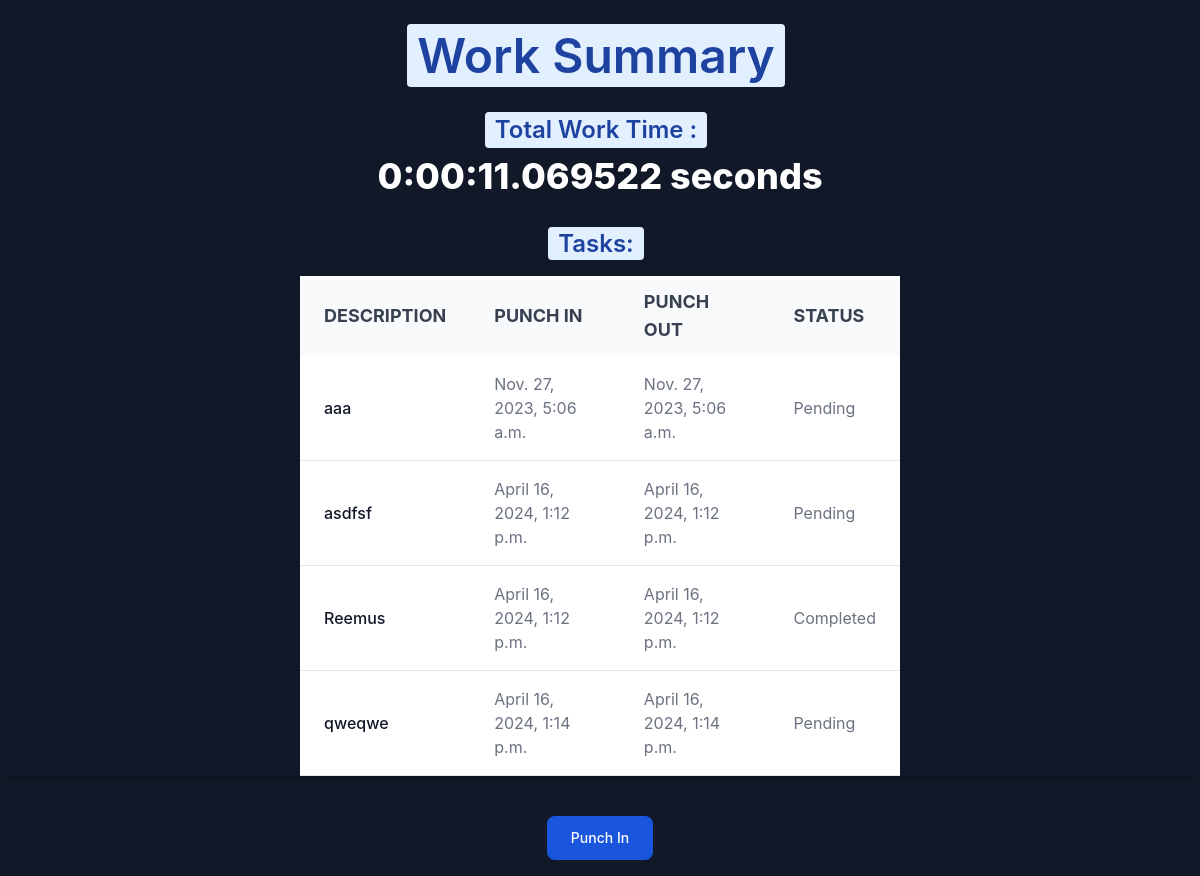
The page /tasks/work-summary/ on the database its author committed.
### tasks/models.py (models this page shows)
class Task(models.Model):
    STATUS_CHOICES = [
        ('Pending', 'Pending'),
        ('Completed', 'Completed'),
    ]
    description = models.CharField(max_length=255)
    punch_in_time = models.DateTimeField()
    punch_out_time = models.DateTimeField(null=True, blank=True)
    status = models.CharField(max_length=20, choices=STATUS_CHOICES, default='Pending')

### tasks/views.py (the view)
# urls.py: path('work-summary/', work_summary, name='work_summary'),
def work_summary(request):
    tasks_completed = Task.objects.filter(punch_out_time__isnull=False)
    tasks_pending = Task.objects.filter(punch_out_time__isnull=True)
    total_seconds = sum([(task.punch_out_time - task.punch_in_time).total_seconds() for task in tasks_completed], 0)
    total_work_time = str(timedelta(seconds=total_seconds))
    context = {
        'tasks_completed': tasks_completed,
        'tasks_pending': tasks_pending,
        'total_work_time': total_work_time,
    }
    return render(request, 'work_summary.html', context)

### tasks/templates/work_summary.html (shortened to what this page needs)
<!DOCTYPE html>
<html lang="en">
<head>
    <link href="https://cdnjs.cloudflare.com/ajax/libs/flowbite/2.2.0/flowbite.min.css" rel="stylesheet"/>
</head>
<body class="bg-gray-900 text-white">
    <div class="flex justify-center mt-8">
    <h1><span class="bg-blue-100 text-blue-800 text-5xl font-semibold me-2 px-2.5 py-0.5 rounded">Work Summary</span></h1></div>
    <div class="flex justify-center mt-8">
        <h1 class="bg-blue-100 text-blue-800 text-2xl font-semibold me-2 px-2.5 py-0.5 rounded">Total Work Time : </h1>
    </div>
    <div>
        <span class="flex justify-center mt-2 text-4xl font-extrabold ">{{ total_work_time}} seconds</span>
    </div>
    <div class="flex justify-center mt-8">
        <h1><span class="bg-blue-100 text-blue-800 text-2xl font-semibold me-2 px-2.5 py-0.5 rounded">Tasks:</span></h1>
    </div>
<div class="flex justify-center  mt-4 relative overflow-x-auto shadow-md sm:rounded-lg">
    <table class=" w-1/2 text-md text-left rtl:text-right text-gray-500 dark:text-gray-400">
        <thead class="text-xs text-gray-700 uppercase bg-gray-50 dark:bg-gray-700 dark:text-gray-400">
            <tr class="text-bold text-lg">
                <th scope="col" class="px-6 py-3 ">
                    Description
                </th>
                <th scope="col" class="px-6 py-3">
                    Punch In
                </th>
                <th scope="col" class="px-6 py-3">
                    Punch Out
                </th>
                <th scope="col" class="px-6 py-3">
                    Status
                </th>
            </tr>
        </thead>
        <tbody>
            {% for task in tasks_completed %}
            <tr class="bg-white border-b dark:bg-gray-800 dark:border-gray-700 hover:bg-gray-50 dark:hover:bg-gray-600">
                <th scope="row" class="px-6 py-4 font-medium text-gray-900 whitespace-nowrap dark:text-white">
                    {{ task.description }}
                </th>
                <td class="px-6 py-4">
                    {{ task.punch_in_time }}
                </td>
                <td class="px-6 py-4">
                    {{ task.punch_out_time }}
                </td>
                <td class="px-6 py-4">
                    {{ task.status }}
                </td>
                {% endfor %}
            </tr>
        </tbody>
    </table>
</div>
<div class="flex justify-center">
    <a href="{% url 'punch_in' %}"><button class="text-center mt-10 text-white bg-blue-700 hover:bg-blue-800 focus:ring-4 focus:ring-blue-300 font-medium rounded-lg text-sm px-6 py-3 mb-4"> Punch In</button></a>
</div>
</body>
</html>

### rows shown on the page
Task: description "aaa", punch_in_time "Nov. 27, 2023, 5:06 a.m.", punch_out_time "Nov. 27, 2023, 5:06 a.m.", status "Pending"
Task: description "asdfsf", punch_in_time "April 16, 2024, 1:12 p.m.", punch_out_time "April 16, 2024, 1:12 p.m.", status "Pending"
Task: description "Reemus", punch_in_time "April 16, 2024, 1:12 p.m.", punch_out_time "April 16, 2024, 1:12 p.m.", status "Completed"
Task: description "qweqwe", punch_in_time "April 16, 2024, 1:14 p.m.", punch_out_time "April 16, 2024, 1:14 p.m.", status "Pending"

### other values the page prints
{{ total_work_time }} "0:00:11.069522"
